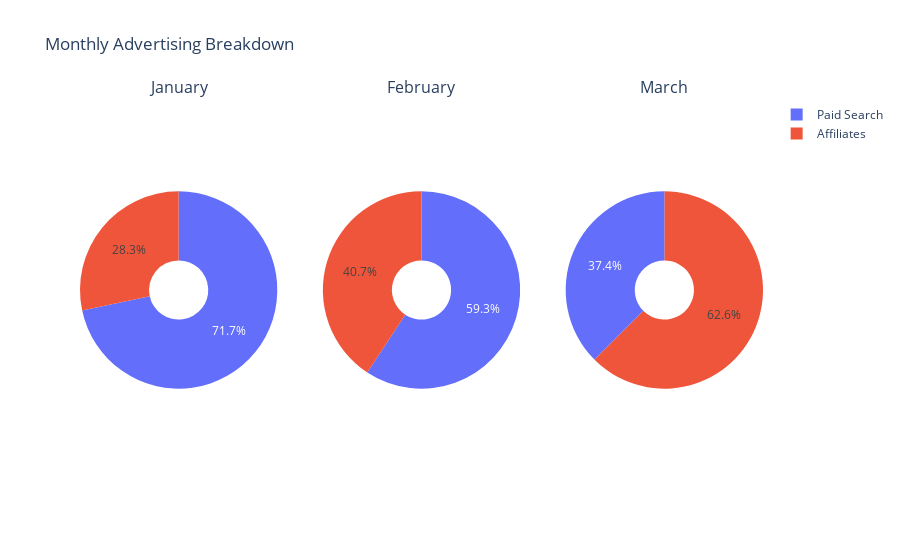

Source (notebook cell):
### Code cell
labels = ['Oxygen','Hydrogen','Carbon_Dioxide','Nitrogen']
values = [4500, 2500, 1053, 500]

fig = make_subplots(subplot_titles = ["January", 'February', 'March'],
                    rows=1, cols=3,specs=[[{"type": "pie"}, {"type": "pie"},{"type": "pie"}]])

for i in range(0,3):
    # Use `hole` to create a donut-like pie chart
    fig.add_trace(
        go.Pie(labels=['Paid Search', 'Affiliates'], values=[cost['Paid Search'][i],cost['Affiliates'][i]], hole=.3)
        , row=1,col=i+1
    )



fig.update_layout(title_text="Monthly Advertising Breakdown")
fig.show()

### Figure 1 — Plotly figure (JSON) as saved in the notebook; plotly's stock layout.template omitted (floating-point values rounded to 4 significant figures)
{"data": [{"domain": {"x": [0, 0.2889], "y": [0, 1]}, "hole": 0.3, "labels": ["Paid Search", "Affiliates"], "type": "pie", "values": [41512, 16421]}, {"domain": {"x": [0.3556, 0.6444], "y": [0, 1]}, "hole": 0.3, "labels": ["Paid Search", "Affiliates"], "type": "pie", "values": [61243, 42101]}, {"domain": {"x": [0.7111, 1], "y": [0, 1]}, "hole": 0.3, "labels": ["Paid Search", "Affiliates"], "type": "pie", "values": [84600.0, 141321]}], "layout": {"annotations": [{"font": {"size": 16}, "showarrow": false, "text": "January", "x": 0.1444, "xanchor": "center", "xref": "paper", "y": 1, "yanchor": "bottom", "yref": "paper"}, {"font": {"size": 16}, "showarrow": false, "text": "February", "x": 0.5, "xanchor": "center", "xref": "paper", "y": 1, "yanchor": "bottom", "yref": "paper"}, {"font": {"size": 16}, "showarrow": false, "text": "March", "x": 0.8556, "xanchor": "center", "xref": "paper", "y": 1, "yanchor": "bottom", "yref": "paper"}], "title": {"text": "Monthly Advertising Breakdown"}}}
